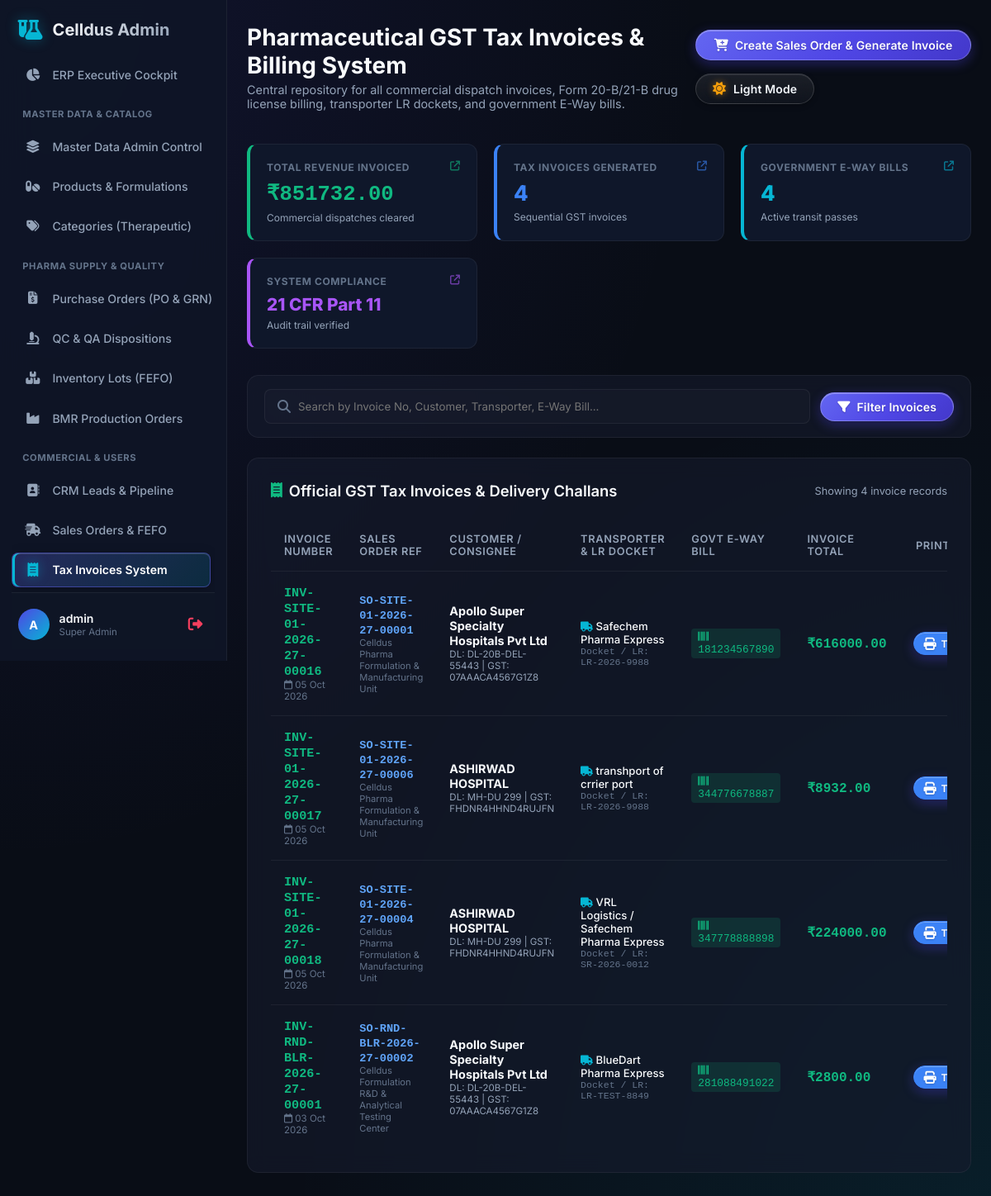
The app's page /dashboard/invoices/ (signed in), older data.
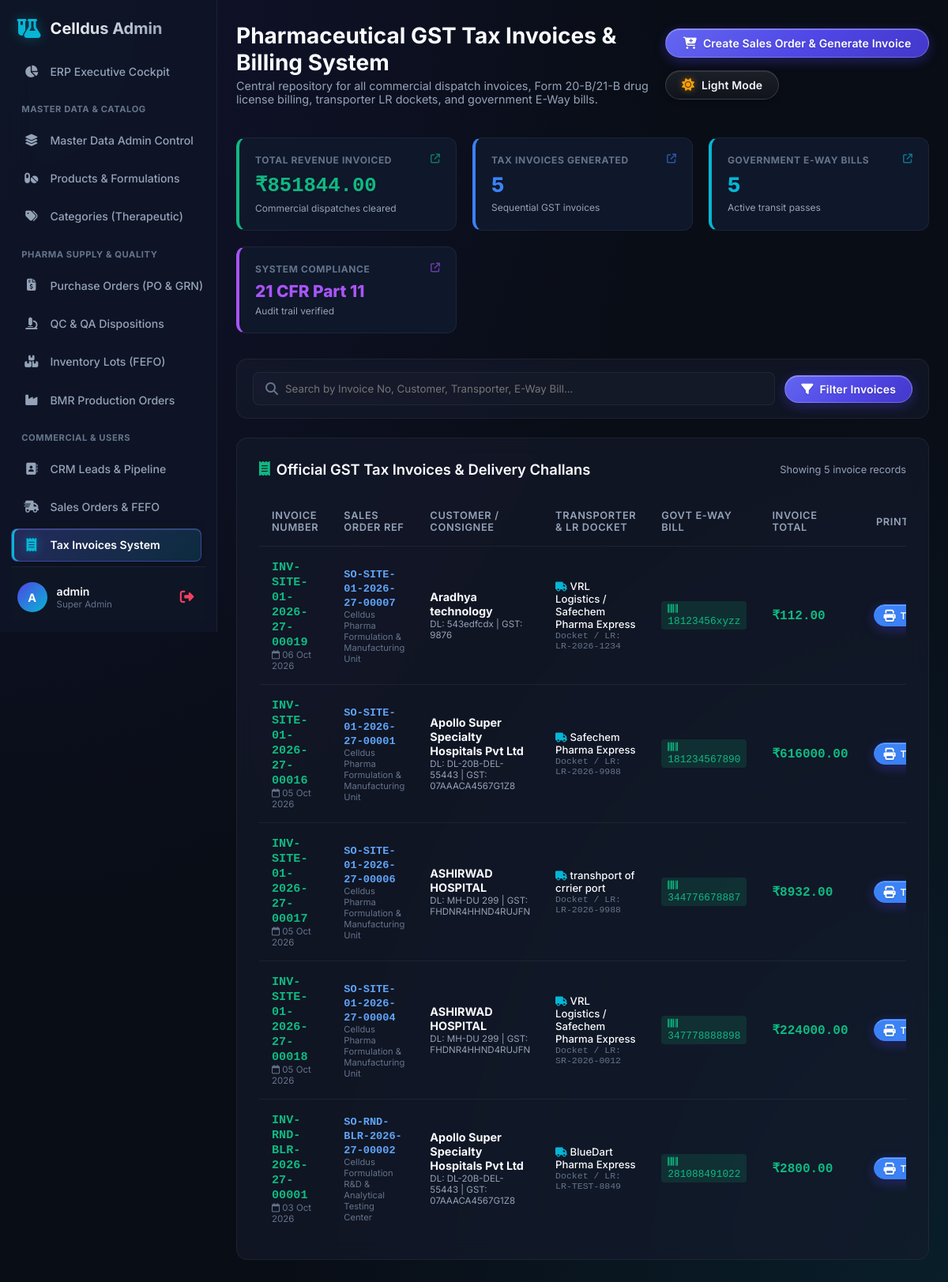
The same page, newer data.
### erp_sales/models.py (models this page shows, shortened)
class SalesDispatchInvoice(ERPDocumentModel):
    order = models.ForeignKey(SalesOrder, on_delete=models.PROTECT, related_name='invoices')
    customer = models.ForeignKey(CustomerMaster, on_delete=models.PROTECT)
    invoice_date = models.DateField(default=timezone.now)
    transporter_name = models.CharField(max_length=150, blank=True)
    docket_no = models.CharField(max_length=100, blank=True, help_text="Courier / Lorry Receipt (LR) number")
    vehicle_number = models.CharField(max_length=50, blank=True)
    eway_bill_no = models.CharField(max_length=50, blank=True, help_text="Government E-Way Bill Number")
    total_amount = models.DecimalField(max_digits=16, decimal_places=2)
    is_paid = models.BooleanField(default=False)

class SalesOrder(ERPDocumentModel):
    STATUS_CHOICES = (
        ('DRAFT', 'Draft Entry'),
        ('SUBMITTED', 'Submitted for Credit Check'),
        ('APPROVED', 'Credit Approved, Stock Reserved via FEFO'),
        ('PICKING', 'Pick List Generated'),
        ('DISPATCHED', 'Invoiced & Dispatched'),
        ('CANCELLED', 'Cancelled'),
    )
    customer = models.ForeignKey(CustomerMaster, on_delete=models.PROTECT, related_name='sales_orders')
    order_date = models.DateField(default=timezone.now)
    requested_delivery_date = models.DateField()
    subtotal = models.DecimalField(max_digits=16, decimal_places=2, default=Decimal('0.00'))
    tax_total = models.DecimalField(max_digits=16, decimal_places=2, default=Decimal('0.00'))
    grand_total = models.DecimalField(max_digits=16, decimal_places=2, default=Decimal('0.00'))
    status = models.CharField(max_length=30, choices=STATUS_CHOICES, default='DRAFT', db_index=True)
    credit_override = models.BooleanField(default=False)
    credit_override_reason = models.TextField(blank=True)

### erp_core/models.py (models this page shows, shortened)
class Branch(models.Model):
    SITE_TYPE_CHOICES = (
        ('manufacturing', 'Manufacturing Site'),
        ('warehouse', 'Central / Regional Warehouse'),
        ('office', 'Corporate / Sales Office'),
        ('rnd', 'R&D / QC Laboratory'),
    )
    id = models.UUIDField(primary_key=True, default=uuid.uuid4, editable=False)
    code = models.CharField(max_length=20, unique=True, help_text="e.g. SITE-01, WH-DELHI")
    name = models.CharField(max_length=150)
    site_type = models.CharField(max_length=30, choices=SITE_TYPE_CHOICES, default='manufacturing')
    address = models.TextField()
    city = models.CharField(max_length=100)
    state = models.CharField(max_length=100)
    country = models.CharField(max_length=100, default='India')
    postal_code = models.CharField(max_length=20, blank=True)
    gstin = models.CharField(max_length=20, blank=True, help_text="Tax / GST Identification Number")
    drug_license_no = models.CharField(max_length=100, blank=True, help_text="Site Drug License Number")
    is_active = models.BooleanField(default=True)
    created_at = models.DateTimeField(auto_now_add=True)
    class Meta:
        verbose_name_plural = "Branches & Sites"
        ordering = ['code']

### erp_masters/models.py (models this page shows, shortened)
class CustomerMaster(ERPBaseModel):
    CUSTOMER_TYPE_CHOICES = (
        ('DISTRIBUTOR', 'Wholesale Distributor'),
        ('STOCKIST', 'Carrying & Forwarding (C&F) Stockist'),
        ('HOSPITAL', 'Hospital / Medical Institute'),
        ('PHARMACY', 'Retail Pharmacy / Chemist'),
        ('CLINIC', 'Doctor Clinic / Nursing Home'),
        ('GOVERNMENT', 'Government Supply / Tender'),
        ('EXPORT', 'International / Export Buyer'),
    )
    customer_code = models.CharField(max_length=50, unique=True, db_index=True)
    name = models.CharField(max_length=200, db_index=True)
    customer_type = models.CharField(max_length=30, choices=CUSTOMER_TYPE_CHOICES)
    billing_address = models.TextField()
    shipping_address = models.TextField(blank=True)
    city = models.CharField(max_length=100)
    state = models.CharField(max_length=100)
    country = models.CharField(max_length=100, default='India')
    gstin = models.CharField(max_length=20, blank=True)
    pan = models.CharField(max_length=20, blank=True)
    drug_license_20b = models.CharField(max_length=100, blank=True, help_text="Wholesale Form 20-B")
    drug_license_21b = models.CharField(max_length=100, blank=True, help_text="Form 21-B for Schedules C & C(1)")
    license_expiry_date = models.DateField(null=True, blank=True)
    contact_person = models.CharField(max_length=100, blank=True)
    email = models.EmailField(blank=True)
    phone = models.CharField(max_length=30, blank=True)
    credit_limit = models.DecimalField(max_digits=14, decimal_places=2, default=Decimal('0.00'))
    current_balance = models.DecimalField(max_digits=14, decimal_places=2, default=Decimal('0.00'))
    payment_terms_days = models.PositiveIntegerField(default=30)
    credit_hold = models.BooleanField(default=False, help_text="Hold orders if invoices overdue or limit exceeded")
    latitude = models.DecimalField(max_digits=9, decimal_places=6, null=True, blank=True, help_text="Latitude coordinate")
    longitude = models.DecimalField(max_digits=9, decimal_places=6, null=True, blank=True, help_text="Longitude coordinate")
    geofence_radius_meters = models.PositiveIntegerField(default=150, help_text="Geofence boundary radius in meters")
    territory = models.ForeignKey(
        Territory,
        null=True,
        blank=True,
        on_delete=models.SET_NULL,
        related_name='customers',
        help_text="Assigned commercial sales territory"
    )
    class Meta:
        ordering = ['-created_at']

### main/dashboard_erp_views.py (the view, shortened to what this page needs)
# urls.py: path('dashboard/invoices/', dashboard_erp_views.dashboard_invoices, name='dashboard_invoices'),
@staff_required
def dashboard_invoices(request):
    search = request.GET.get('q', '').strip()
    eway_filter = request.GET.get('eway', '').strip()
    invoices_qs = SalesDispatchInvoice.objects.select_related('order', 'customer', 'branch', 'created_by').order_by('-invoice_date')
    if eway_filter == '1':
        invoices_qs = invoices_qs.exclude(eway_bill_no__isnull=True).exclude(eway_bill_no='')
    all_invoices = SalesDispatchInvoice.objects.all()
    total_invoiced_value = sum((inv.total_amount for inv in all_invoices), Decimal('0.00'))
    total_invoices_count = all_invoices.count()
    active_eway_count = all_invoices.exclude(eway_bill_no__isnull=True).exclude(eway_bill_no='').count()
    context = {
        'invoices': invoices_qs[:100],
        'search_query': search,
        'eway_filter': eway_filter,
        'total_invoiced_value': total_invoiced_value,
        'total_invoices_count': total_invoices_count,
        'active_eway_count': active_eway_count,
        'today': timezone.now().date(),
    }
    return render(request, 'dashboard/erp_invoices.html', context)

### main/context_processors.py (called while the page is built)
def footer_blogs(request):
    return {"footer_blogs": Blog.objects.all().order_by('-created_at')[:2]}

### main/dashboard_erp_views.py (called while the page is built)
def staff_required(view_func):
    return user_passes_test(lambda u: u.is_active and u.is_staff, login_url='dashboard_login')(view_func)

### templates/dashboard/erp_invoices.html (shortened to what the changed rows need)
{% extends 'dashboard/base.html' %}
{% load static %}
{% block page_title %}Pharmaceutical GST Tax Invoices & Billing System{% endblock %}
{% block content %}
<div class="stats-grid" style="display: grid; grid-template-columns: repeat(auto-fit, minmax(220px, 1fr)); gap: 1.25rem; margin-bottom: 2rem;">
    <a href="{% url 'dashboard_invoices' %}#invoicesTable" class="stats-card-link" title="Click to view all commercial invoices">
        <div class="stat-card" style="border-left: 4px solid #10b981; cursor: pointer;">
            <div style="display: flex; justify-content: space-between; align-items: flex-start;">
                <div style="font-size: 0.75rem; text-transform: uppercase; color: var(--text-muted); font-weight: 700; letter-spacing: 0.05em; margin-bottom: 0.5rem;">
                </div>
                <i class="fa-solid fa-arrow-up-right-from-square card-arrow" style="font-size: 0.75rem; color: #10b981; opacity: 0.6;"></i>
            </div>
            <div style="font-size: 1.6rem; font-weight: 800; color: #10b981; font-family: monospace;">
                ₹{{ total_invoiced_value|floatformat:2 }}
            </div>
            <div style="font-size: 0.75rem; color: var(--text-secondary); margin-top: 0.35rem;">
                Commercial dispatches cleared
            </div>
        </div>
    </a>
    <a href="{% url 'dashboard_invoices' %}#invoicesTable" class="stats-card-link" title="Click to view all sequential GST tax invoices">
        <div class="stat-card" style="border-left: 4px solid #3b82f6; cursor: pointer;">
            <div style="display: flex; justify-content: space-between; align-items: flex-start;">
                <div style="font-size: 0.75rem; text-transform: uppercase; color: var(--text-muted); font-weight: 700; letter-spacing: 0.05em; margin-bottom: 0.5rem;">
                </div>
                <i class="fa-solid fa-arrow-up-right-from-square card-arrow" style="font-size: 0.75rem; color: #3b82f6; opacity: 0.6;"></i>
            </div>
            <div style="font-size: 1.6rem; font-weight: 800; color: #3b82f6;">
                {{ total_invoices_count }}
            </div>
            <div style="font-size: 0.75rem; color: var(--text-secondary); margin-top: 0.35rem;">
                Sequential GST invoices
            </div>
        </div>
    </a>
    <a href="{% url 'dashboard_invoices' %}?eway=1#invoicesTable" class="stats-card-link" title="Click to filter invoices with active Government E-Way Bills">
        <div class="stat-card" style="border-left: 4px solid #06b6d4; cursor: pointer; {% if eway_filter == '1' %}border-color: #06b6d4; background: rgba(6, 182, 212, 0.12);{% endif %}">
            <div style="display: flex; justify-content: space-between; align-items: flex-start;">
                <div style="font-size: 0.75rem; text-transform: uppercase; color: var(--text-muted); font-weight: 700; letter-spacing: 0.05em; margin-bottom: 0.5rem;">
                </div>
                <i class="fa-solid fa-arrow-up-right-from-square card-arrow" style="font-size: 0.75rem; color: #06b6d4; opacity: 0.6;"></i>
            </div>
            <div style="font-size: 1.6rem; font-weight: 800; color: #06b6d4;">
                {{ active_eway_count }}
            </div>
            <div style="font-size: 0.75rem; color: var(--text-secondary); margin-top: 0.35rem;">
                Active transit passes
            </div>
        </div>
    </a>
</div>
<div class="panel" id="invoicesTable">
    <div class="panel-header" style="display: flex; justify-content: space-between; align-items: center;">
        <h2 class="panel-title" style="display: flex; align-items: center; gap: 0.5rem;">
            <i class="fa-solid fa-receipt" style="color: #10b981;"></i>
            Official GST Tax Invoices & Delivery Challans
        </h2>
        <span style="font-size: 0.8rem; color: var(--text-secondary);">
            Showing {{ invoices|length }} invoice records
        </span>
    </div>
    <div class="table-container">
        <table class="custom-table">
            <thead>
                <tr>
                    <th>Invoice Number</th>
                    <th>Sales Order Ref</th>
                    <th>Customer / Consignee</th>
                    <th>Transporter & LR Docket</th>
                    <th>Govt E-Way Bill</th>
                    <th>Invoice Total</th>
                    <th style="text-align: right; width: 140px;">Print / Export</th>
                </tr>
            </thead>
            <tbody>
                {% for inv in invoices %}
                <tr>
                    <td>
                        <strong style="color: #10b981; font-family: monospace; font-size: 0.95rem;">{{ inv.document_no }}</strong>
                        <div style="font-size: 0.72rem; color: var(--text-muted);">
                            <i class="fa-regular fa-calendar"></i> {{ inv.invoice_date|date:"d M Y" }}
                        </div>
                    </td>
                    <td>
                        <strong style="color: #60a5fa; font-family: monospace; font-size: 0.85rem;">{{ inv.order.document_no }}</strong>
                        <div style="font-size: 0.7rem; color: var(--text-muted);">{{ inv.branch.name|default:"Central Site" }}</div>
                    </td>
                    <td>
                        <strong style="color: var(--text-primary); font-size: 0.9rem;">{{ inv.customer.name }}</strong>
                        <div style="font-size: 0.72rem; color: var(--text-secondary);">
                            DL: {{ inv.customer.drug_license_20b|default:"Verified" }} | GST: {{ inv.customer.gstin|default:"Unregistered" }}
                        </div>
                    </td>
                    <td>
                        <div style="color: var(--text-primary); font-size: 0.82rem; font-weight: 500;">
                            <i class="fa-solid fa-truck" style="color: #06b6d4; font-size: 0.75rem;"></i> {{ inv.transporter_name }}
                        </div>
                        <div style="font-size: 0.72rem; color: var(--text-muted); font-family: monospace;">
                            Docket / LR: {{ inv.docket_no|default:"Direct Handover" }}
                        </div>
                    </td>
                    <td>
                        {% if inv.eway_bill_no %}
                        <span style="font-family: monospace; color: #10b981; font-size: 0.8rem; background: rgba(16, 185, 129, 0.15); padding: 3px 8px; border-radius: 4px; display: inline-block;">
                            <i class="fa-solid fa-barcode"></i> {{ inv.eway_bill_no }}
                        </span>
                        {% else %}
                        <span style="color: #f59e0b; font-size: 0.75rem;">Pending</span>
                        {% endif %}
                    </td>
                    <td>
                        <strong style="color: #10b981; font-size: 1rem; font-family: monospace;">₹{{ inv.total_amount }}</strong>
                    </td>
                    <td style="text-align: right;">
                        <a href="{% url 'dashboard_invoice_view' inv.id %}" target="_blank" class="btn btn-primary" style="padding: 0.35rem 0.75rem; font-size: 0.75rem; background: #3b82f6; border-color: #3b82f6; display: inline-flex; align-items: center; gap: 0.35rem;" title="View & Print Official GST Tax Invoice">
                            <i class="fa-solid fa-print"></i> Tax Invoice
                        </a>
                    </td>
                </tr>
                {% endfor %}
            </tbody>
        </table>
    </div>
</div>
{% endblock %}

Row changes from the older to the newer data that the page shows:
added SalesDispatchInvoice: document_no "INV-SITE-01-2026-27-00019", invoice_date "06 Oct 2026", order.document_no "SO-SITE-01-2026-27-00007", branch.name "Celldus Pharma Formulation & Manufacturing Unit", customer.name "Aradhya technology", customer.drug_license_20b "543edfcdx", customer.gstin "9876", transporter_name "VRL Logistics / Safechem Pharma Express", docket_no "LR-2026-1234", eway_bill_no "18123456xyzz", total_amount "112.00"
Text that changed along with them:
{{ total_invoiced_value|floatformat:2 }}: "851732.00" → "851844.00"
{{ total_invoices_count }}: "4" → "5"
{{ active_eway_count }}: "4" → "5"
{{ invoices|length }}: "4" → "5"
